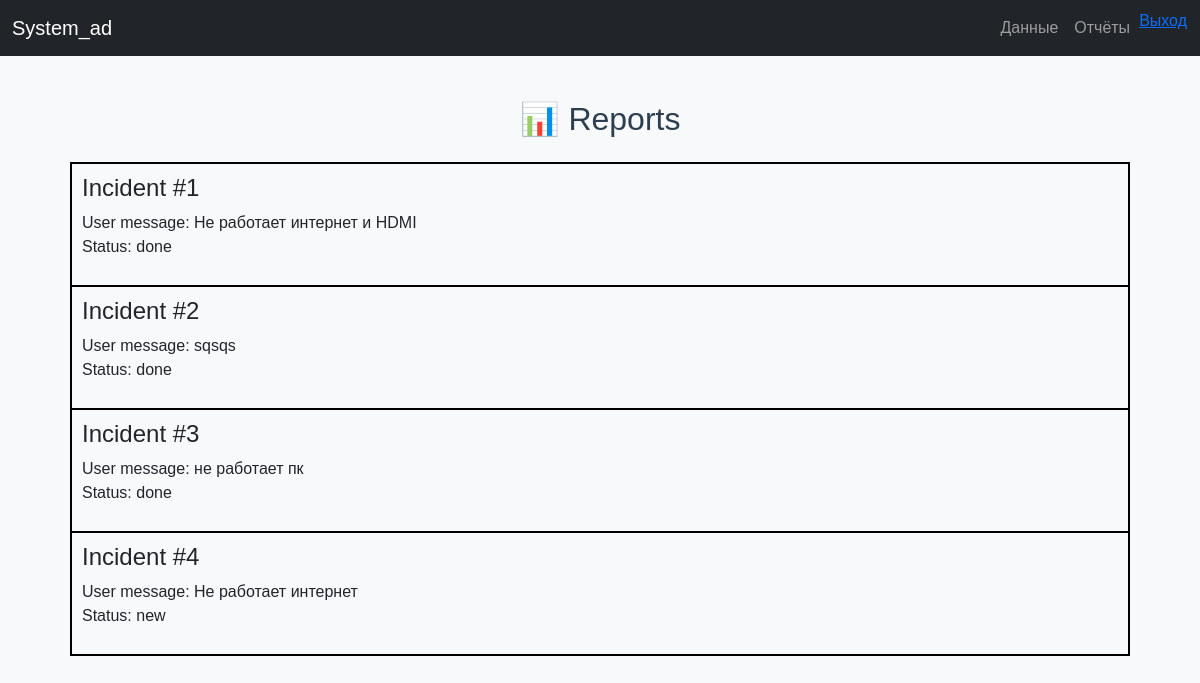
Page /reports/ (signed in) on the earlier database version.
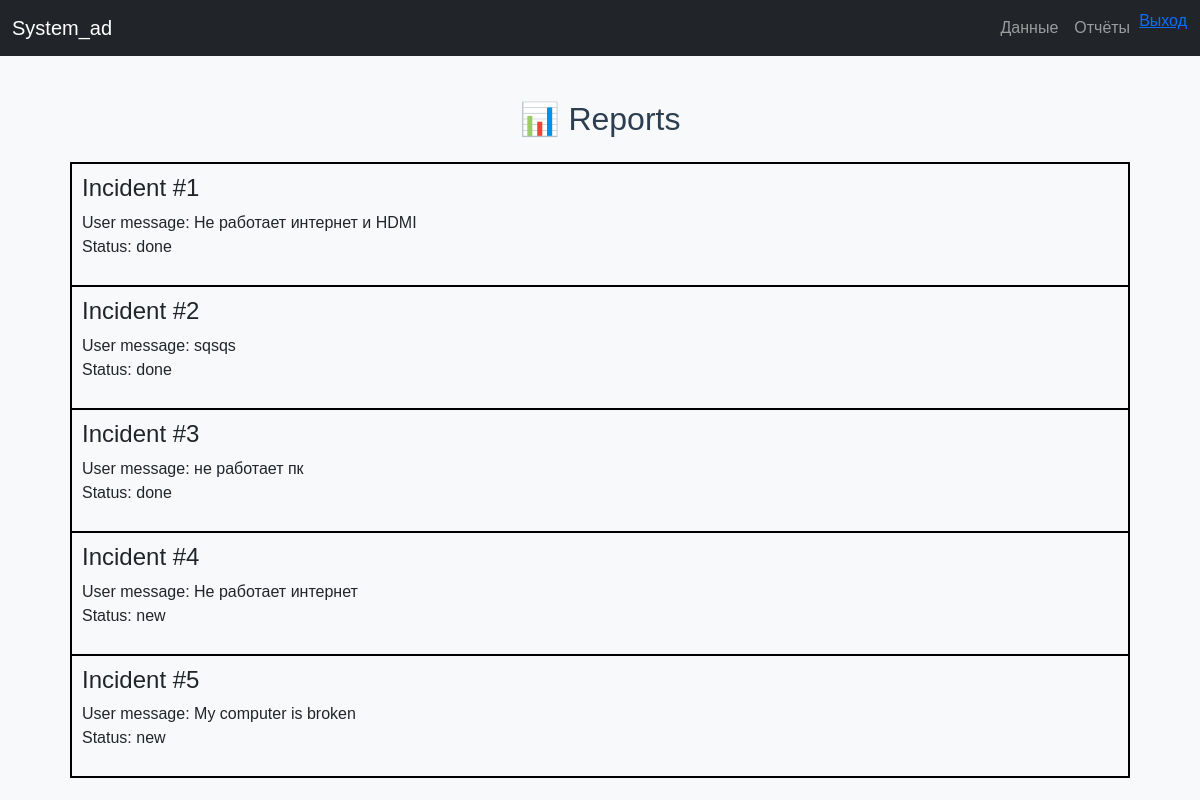
Same page on the later database version.
### api/models.py (models this page shows)
class Incident(models.Model):
    STATUS_CHOICES = [
        ('new', 'New'),
        ('in_progress', 'In Progress'),
        ('done', 'Done'),
    ]
    computer = models.ForeignKey(Computer, null=True, blank=True,
                                 on_delete=models.SET_NULL)
    room = models.ForeignKey(Room, null=True, blank=True,
                             on_delete=models.SET_NULL)
    user_message = models.TextField()
    photo_url = models.CharField(max_length=500, null=True, blank=True)
    status = models.CharField(max_length=20, choices=STATUS_CHOICES, default='new')
    created_at = models.DateTimeField(auto_now_add=True)
    closed_at = models.DateTimeField(null=True, blank=True)
    def __str__(self):
        return f"Incident #{self.id}"

### api/views.py (the view)
# urls.py: path('reports/', reports_view, name='reports'),
@login_required
def reports_view(request):
    inc = Incident.objects.all()
    condition = len(inc)
    if condition == 0:
        status_s = "Amazing condition — no incidents recorded."
    elif condition < 10:
        status_s = "Normal condition — less than 10 incidents recorded."
    elif condition >= 10:
        status_s = "Bad condition — more than 10 incidents recorded."
    else:
        status_s = "No data available to determine condition."
    context = {'incidents': inc,
               'status_s': status_s}
    return render(request, 'dataCRUd/reports.html', context)

### templates/dataCRUd/reports.html (shortened to what this page needs)
{% extends "base.html" %}
{% block content %}
    <center><h2 class="mb-4">📊 Reports</h2></center>
    <div class="reports_incidents">
        {%for i in incidents%}
            <div class="loggs">
                <h4>{{i}}</h4>
                <p>User message: {{i.user_message}} <br> Status: {{i.status}} </p>
            </div>
        {% endfor %}
    </div>
{% endblock %}

Differences in the rows shown:
added Incident: id "Incident #5", user_message "My computer is broken", status "new"
